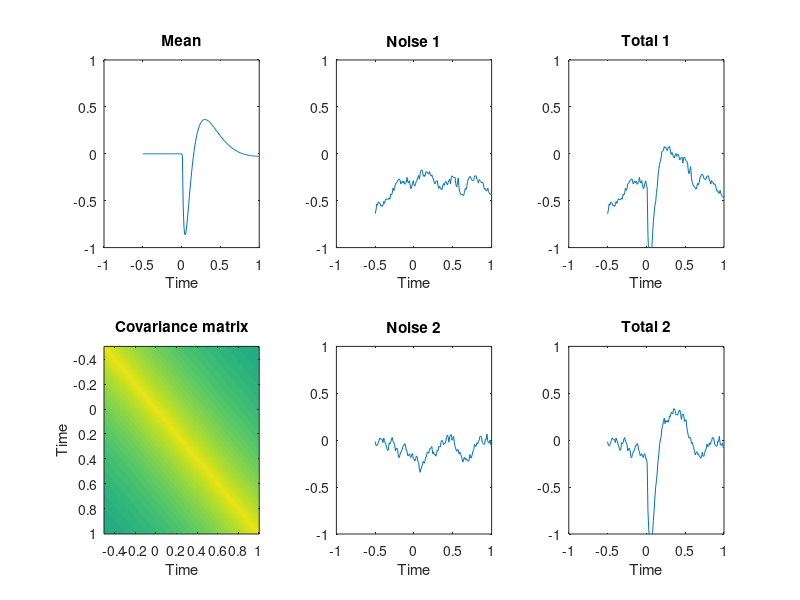
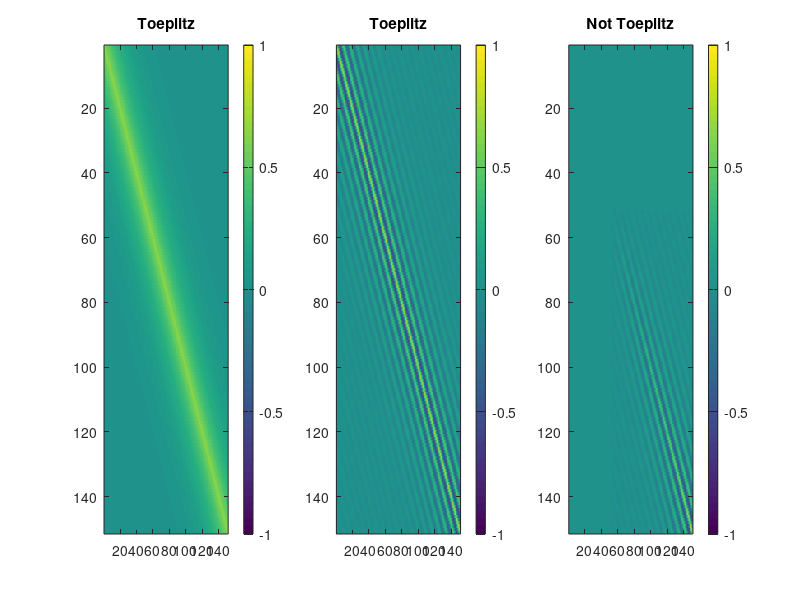
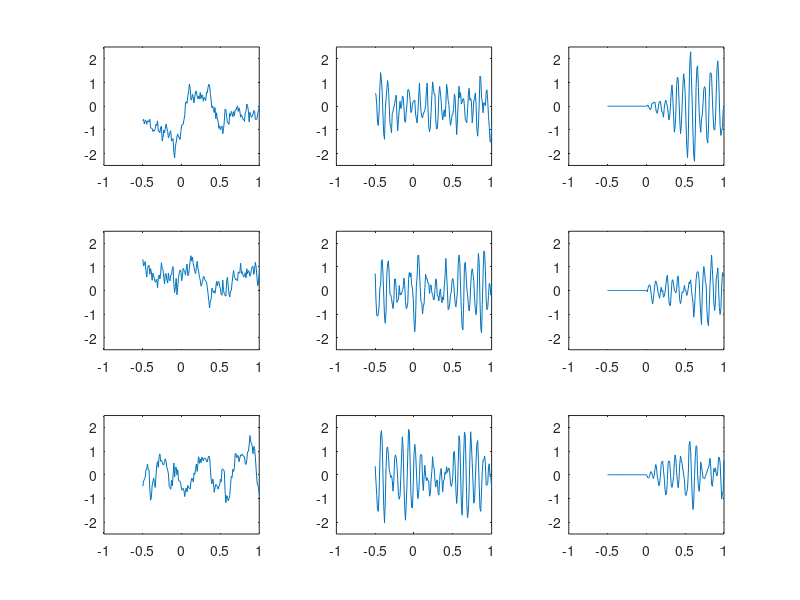

Source code (MATLAB) for these figures, in order:
rng(3)
% generate mean evoked potential

xr = -.5:.01:1;

mu = (xr>0).*exp(-xr*3).*sin(10* xr.^.25);

figure(1);

subplot(2,3,1);
plot(xr, mu);
ylim([-1 1]);
title('Mean');
xlabel('Time')

% add stationary noise
Cov = toeplitz(exp(-xr))/36;

subplot(2,3,4);
imagesc(xr,xr,Cov);
title('Covariance matrix');
xlabel('Time')
ylabel('Time')
caxis([-.05 .05])

n1 = mvnrnd(mu*0, Cov);
n2 = mvnrnd(mu*0, Cov);

subplot(2,3,2);
plot(xr, n1);
ylim([-1 1]);
title('Noise 1');
xlabel('Time')

subplot(2,3,5);
plot(xr, n2);
ylim([-1 1]);
title('Noise 2');
xlabel('Time')


subplot(2,3,3);
plot(xr, mu+n1);
ylim([-1 1]);
title('Total 1');
xlabel('Time')

subplot(2,3,6);
plot(xr, mu+n2);
ylim([-1 1]);
title('Total 2');
xlabel('Time')

% compare some different covariance matrices

figure(2);

CovExp = (Cov*20).^5;

SineStat = sin(xr*2*pi*12);
CosineStat = cos(xr*2*pi*12);
CovStat = CovExp.*(SineStat'*SineStat + CosineStat'*CosineStat);

SineNonstat = (xr>0).*xr.^.5.*sin(xr*2*pi*12);
CosineNonstat = (xr>0).*xr.^.5.*cos(xr*2*pi*12);
CovNonstat = CovExp.*(SineNonstat'*SineNonstat + CosineNonstat'*CosineNonstat);

subplot(1,3,1)
imagesc(CovExp);
title('Toeplitz');
colorbar
caxis([-1 1])

subplot(1,3,2)
imagesc(CovStat);
title('Toeplitz');
caxis([-1 1])
colorbar

subplot(1,3,3)
imagesc(CovNonstat);
title('Not Toeplitz');
caxis([-1 1])
colorbar

figure(3);

for c=1:3;
    subplot(3,3,1+(c-1)*3)
    y = mvnrnd(mu*0, CovExp);
    plot(xr,y);
    ylim([-2.5 2.5]);
    
    subplot(3,3,2+(c-1)*3)
    y = mvnrnd(mu*0, CovStat);
    plot(xr,y);
    ylim([-2.5 2.5]);
    
    subplot(3,3,3+(c-1)*3)
    y = mvnrnd(mu*0, CovNonstat);
    plot(xr,y);
    ylim([-2.5 2.5]);
end    


